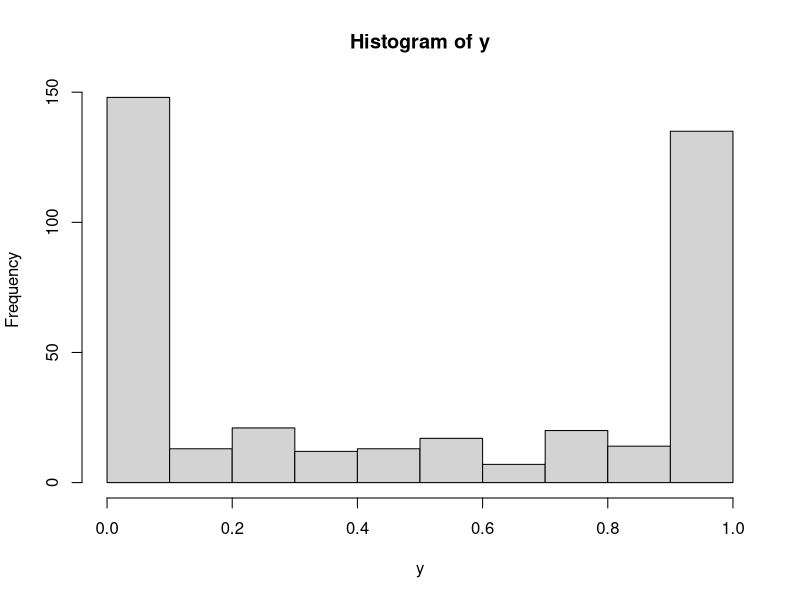
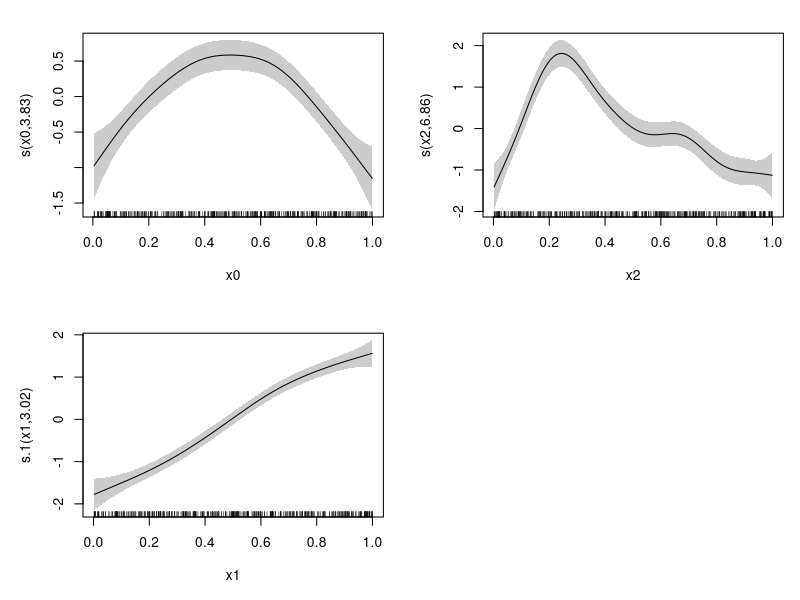
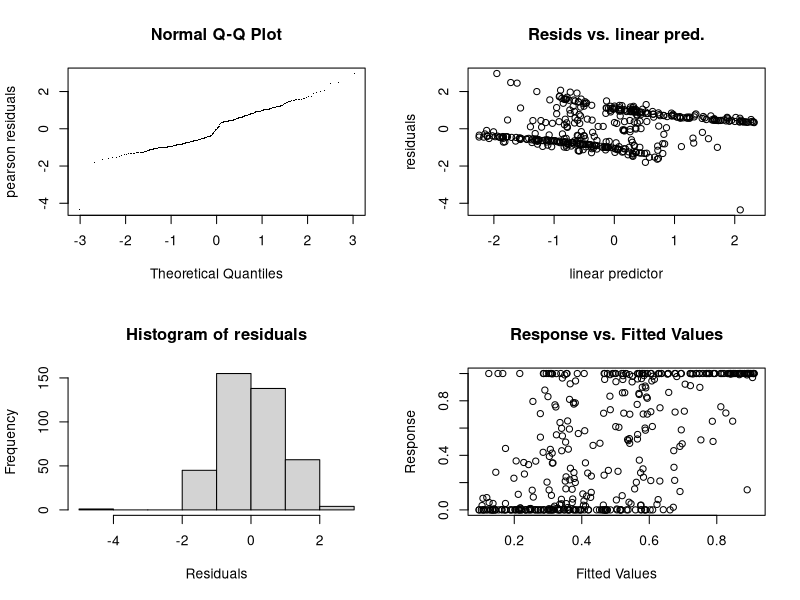

Recreate these plots in R, in order.
## attempt at a beta gamlss family, partiallyy using auto-generated derivative pipeline, for
## michael.noonan@ubc.ca, stefano.mezzini@ubc.ca, rekhamarcus@gmail.com
## (c) Simon N. Wood 2023

betals <- function(link=list("identity","identity"),eps=.Machine$double.eps*1000) {
## General family for beta location scale model...
## First linear predictor gives logit of mean, mu.
## Second linear predictor gives logiy of phi, where var(y) = phi(1-mu)*mu
## For beta, phi is bounded between 0 and 1.
## The usual beta distribution parameters are
## a = mu(1/phi-1) and b = (1-mu)(1/phi-1).
## NOTE: null deviance STILL MISSING
## 1. get derivatives wrt mu, rho and xi.
## 2. get required link derivatives and tri indices.
## 3. transform derivs to derivs wrt eta (gamlss.etamu).
## 4. get the grad and Hessian etc for the model
##    via a call to gamlss.gH  
  
  ## first deal with links and their derivatives...
  if (length(link)!=2) stop("betals requires 2 links specified as character strings")
  okLinks <- list("identity", "identity")
  stats <- list()
  for (i in 1:2) {
    if (link[[i]] %in% okLinks[[i]]) stats[[i]] <- make.link(link[[i]]) else 
    stop(link[[i]]," link not available for betals")
    fam <- structure(list(link=link[[i]],canonical="none",linkfun=stats[[i]]$linkfun,
           mu.eta=stats[[i]]$mu.eta),
           class="family")
    fam <- fix.family.link(fam)
    stats[[i]]$d2link <- fam$d2link
    stats[[i]]$d3link <- fam$d3link
    stats[[i]]$d4link <- fam$d4link
  }

  eval(parse(text=paste("preinitialize <- function(G) { eps <-",
  eps,";y <- G$y;y[y >= 1-eps] <- 1 - eps;y[y<= eps] <- eps; return(list(y=y));}")))
      
  

  eval(parse(text=paste("residuals <- function(object,type=c(\"deviance\",\"pearson\",\"response\")) {\n",
      "mu <- object$fitted[,1]; phi <- object$fitted[,2];\n",
      "y <- object$y; type <- match.arg(type)\n",
      "if (type==\"deviance\") { a <- mu*(1/phi-1); b <- (1-mu)*(1/phi-1);\n",
      "mode <- rep(0.5,length(a)); ii <- a>1 & b>1;\n mode[ii] <- (a[ii]-1)/(a[ii]+b[ii]-2);\n",
      "mode[a<=1 & b>1] <-", eps,"; mode[b<=1 & a>1] <-",1-eps,";\n",
      "rsd <- 2*(dbeta(mode,a,b,log=TRUE) - dbeta(y,a,b,log=TRUE))*sign(y-mu)\n",
      "} else if (type==\"pearson\") {\n",
      "sd <- sqrt(phi*mu*(1-mu));rsd <- (y-mu)/sd\n",
      "} else { rsd <- y-mu };\n",
      "rsd } ## betals residuals")))

   predict <- function(family,se=FALSE,eta=NULL,y=NULL,X=NULL,
                beta=NULL,off=NULL,Vb=NULL) {
  ## optional function to give predicted values - idea is that 
  ## predict.gam(...,type="response") will use this, and that
  ## either eta will be provided, or {X, beta, off, Vb}. family$data
  ## contains any family specific extra information. 
  ## if se = FALSE returns one item list containing matrix otherwise 
  ## list of two matrices "fit" and "se.fit"... 

    if (is.null(eta)) {
      discrete <- is.list(X) 
      lpi <- attr(X,"lpi") 
      if (is.null(lpi)) {
        lpi <- list(1:ncol(X))
      }
      nobs <- if (discrete) nrow(X$kd) else nrow(X)
      eta <- matrix(0,nobs,2)
      ve <- matrix(0,nobs,2) ## variance of eta 
      for (i in 1:2) {
        if (discrete) {
	  eta[,i] <- Xbd(X$Xd,beta,k=X$kd,ks=X$ks,ts=X$ts,dt=X$dt,v=X$v,qc=X$qc,drop=X$drop,lt=X$lpid[[i]])
        } else {
          Xi <- X[,lpi[[i]],drop=FALSE]
          eta[,i] <- Xi%*%beta[lpi[[i]]] ## ith linear predictor
        } 
        if (!is.null(off[[i]])) eta[,i] <- eta[,i] + off[[i]]
        if (se) ve[,i] <- if (discrete) diagXVXd(X$Xd,Vb,k=X$kd,ks=X$ks,ts=X$ts,dt=X$dt,v=X$v,qc=X$qc,drop=X$drop,nthreads=1,lt=X$lpid[[i]]) else
	                  drop(pmax(0,rowSums((Xi%*%Vb[lpi[[i]],lpi[[i]]])*Xi)))
      }
    } else { 
      se <- FALSE
    }
    bino <- binomial()
    bino$linkinv -> logis
    gamma <- cbind(logis(eta[,1]),logis(eta[,2]))
   
    if (se) { ## need to loop to find se of probabilities...
      mu.eta <- bino$mu.eta
      vp <- gamma
      vp[,1] <- sqrt(ve[,1])*abs(mu.eta(eta[,1]))
      vp[,2] <- sqrt(ve[,2])*abs(mu.eta(eta[,2]))
      return(list(fit=gamma,se.fit=vp))
    } ## if se
    list(fit=gamma)
  } ## betals predict


  postproc <- expression({
    ## code to evaluate in estimate.gam, to evaluate null deviance
    object$fitted <- binomial()$linkinv(object$fitted) ## put on mean and phi scale
    object$null.deviance <- NA
    
  })

  ncv <- function(X,y,wt,nei,beta,family,llf,H=NULL,Hi=NULL,R=NULL,offset=NULL,dH=NULL,db=NULL,deriv=FALSE,nt=1) {
    gamlss.ncv(X,y,wt,nei,beta,family,llf,H=H,Hi=Hi,R=R,offset=offset,dH=dH,db=db,deriv=deriv,nt=nt)
  } ## ncv 

  ll <- function(y,X,coef,wt,family,offset=NULL,deriv=0,d1b=0,d2b=0,Hp=NULL,rank=0,fh=NULL,D=NULL) {
  ## function defining the gamlss beta model log lik. 
  ## deriv: 0 - eval
  ##        1 - grad and Hess
  ##        2 - diagonal of first deriv of Hess
  ##        3 - first deriv of Hess
  ##        4 - everything.
    jj <- attr(X,"lpi") ## extract linear predictor index
    eta <- X[,jj[[1]],drop=FALSE]%*%coef[jj[[1]]]
    m <- family$linfo[[1]]$linkinv(eta) ## mean
    etav <- X[,jj[[2]],drop=FALSE]%*%coef[jj[[2]]] ## log sigma
    v <- family$linfo[[2]]$linkinv(etav) ## log sigma
   
    n <- length(y)
    l1 <- matrix(0,n,2)
    
    ## note that the derivative code is largely auto-generated, and
    ## auto-simplified. Optimized Maxima derivs exported as Maxima
    ## code, translated to R code in R, then processed in R to
    ## remove redundant auxiliary variables and their definitions.
    gamma3 <- function(x) psigamma(x,deriv=2);
    gamma4 <- function(x) psigamma(x,deriv=3);
    em1 <- exp(m)+1
    emv <- exp(m-v)
    aa1 <- 1/em1;
    aa2 <- aa1*emv;
    aa3 <- exp(-v);
    aa4 <- aa1*aa3;
    logy <- log(y);log1y <- log(1-y)
    l0 <-  (aa2-1)*logy+(aa4-1)*log1y - lgamma(aa4) + lgamma(aa3) - lgamma(aa2);
    l <- sum(l0)
    if (deriv>0) {
      ## first derivatives m, v...
      bb1 <- em1;
      bb2 <- 1/bb1;
      bb3 <- -v;
      bb4 <- exp(bb3+m);
      bb5 <- bb2*bb4;
      bb6 <- 1/bb1^2;
      bb7 <- bb5-bb6*exp(bb3+2*m);
      dgabb5 <- -digamma(bb5)
      l1[,1]  <-  bb7*logy-bb6*bb4*log1y + bb6*bb4*digamma(bb2/exp(v))+bb7*dgabb5;
      cc2 <- emv;
      dgaaa3 <- -digamma(aa3)
      l1[,2]  <-  (-aa1*cc2*logy)-aa1*aa3*log1y + aa1*aa3*digamma(aa1*aa3)+aa3*dgaaa3 +
                   aa1*cc2*digamma(aa1*cc2);

      ## the second derivatives mm mv vv
    
      l2 <- matrix(0,n,3)
      dd07 <- 2*m;
      dd08 <- exp(bb3+dd07);
      dd09 <- 1/bb1^3;
      dd10 <- 2*dd09*exp(bb3+3*m)-3*bb6*dd08+bb5;
      dd11 <- bb2/exp(v);
      dd12 <- -digamma(dd11);
      dd13 <- log1y;
      tgadd11 <- -trigamma(dd11)
      tgabb5 <- -trigamma(bb5)
      l2[,1]  <-  dd10*logy+2*dd09*dd08*dd13-bb6*bb4*dd13+(exp(dd07-2*v)*tgadd11)/bb1^4+
                  2*dd09*dd08*dd12-bb6*bb4*dd12+(bb5-bb6*dd08)^2*tgabb5+dd10*dgabb5;
      ee6 <- exp(bb3+2*m);
      ee7 <- bb6*ee6-bb2*bb4;
      l2[,2]  <-  ee7*logy+bb6*bb4*log1y+(exp(m-2*v)*tgadd11)/bb1^3+bb6*bb4*dd12-
                  bb2*bb4*(bb5-bb6*ee6)*tgabb5+ee7*dgabb5;
      ff4 <- bb2*cc2;
      ff7 <- exp(-2*v);
      ff8 <- bb2*aa3;
      tgaff8 <- -trigamma(ff8)
      dgaff8 <- -digamma(ff8)
      tgaaa3 <- -trigamma(aa3)
      tgaff4 <- -trigamma(ff4)
      dgaff4 <- -digamma(ff4)
      l2[,3]  <-  bb2*cc2*logy+bb2*aa3*log1y+bb6*ff7*tgaff8+bb2*aa3*dgaff8-
                  ff7*tgaaa3-aa3*dgaaa3+bb6*exp(2*m-2*v)*tgaff4+bb2*cc2*dgaff4;
      ## need some link derivatives for derivative transform
      ig1 <- cbind(family$linfo[[1]]$mu.eta(eta),family$linfo[[2]]$mu.eta(etav))
      g2 <- cbind(family$linfo[[1]]$d2link(m),family$linfo[[2]]$d2link(v))
    } ## if (deriv>0)
 
    l3 <- l4 <- g3 <- g4 <- 0 ## defaults

    if (deriv>1) {
      ## the third derivatives
      ## order mmm mmv mvv vvv 
      l3 <- matrix(0,n,4)
      gg10 <- 3*m;
      gg11 <- exp(bb3+gg10);
      gg12 <- 1/bb1^4;
      gg13 <- (-6*gg12*exp(bb3+4*m))+12*dd09*gg11-7*bb6*dd08+bb5;
      gg14 <- bb5-bb6*dd08;
      gg17 <- -2*v;
      gg18 <- tgadd11;
      g3add11 <- -gamma3(dd11)
      g3abb5 <- -gamma3(bb5)
      l3[,1]  <-  gg13*logy-6*gg12*gg11*dd13+6*dd09*dd08*dd13-bb6*bb4*dd13-
              (exp(gg10-3*v)*g3add11)/bb1^6-(6*exp(gg17+gg10)*gg18)/bb1^5+
	      3*gg12*exp(gg17+dd07)*gg18-6*gg12*gg11*dd12+6*dd09*dd08*dd12-
	      bb6*bb4*dd12+gg14^3*g3abb5+3*gg14*(2*dd09*gg11-3*bb6*dd08+bb5)*tgabb5+gg13*dgabb5;
      hh05 <- -bb2*bb4;
      hh10 <- exp(bb3+3*m);
      hh11 <- (-2*dd09*hh10)+3*bb6*dd08+hh05;
      hh14 <- tgabb5;
      l3[,2]  <-  hh11*logy-2*dd09*dd08*dd13+bb6*bb4*dd13-(exp(dd07-3*v)*g3add11)/bb1^5-
         (4*exp(gg17+dd07)*gg18)/bb1^4+dd09*exp(gg17+m)*gg18-2*dd09*dd08*dd12+
	 bb6*bb4*dd12-bb2*bb4*gg14^2*g3abb5-bb2*bb4*(2*dd09*hh10-3*bb6*dd08+bb5)*hh14+
	 2*gg14*(bb6*dd08+hh05)*hh14+hh11*dgabb5;
      l3[,3]  <-  gg14*log(y)-bb6*bb4*log(1-y)-(exp(m-3*v)*g3add11)/bb1^4-
         (3*exp(gg17+m)*tgadd11)/bb1^3-bb6*bb4*dd12+bb6*exp(gg17+dd07)*gg14*g3abb5-
	 2*bb2*bb4*(bb6*dd08-bb2*bb4)*hh14+bb2*bb4*gg14*hh14+gg14*dgabb5;
      jj09 <- exp(-3*v);
      g3aff8 <- -gamma3(ff8)
      g3aaa3 <- -gamma3(aa3)
      g3aff4 <- -gamma3(ff4)
      l3[,4]  <-  (-bb2*cc2*logy)-bb2*aa3*log1y-dd09*jj09*g3aff8-3*bb6*ff7*tgaff8-
         bb2*aa3*dgaff8+jj09*g3aaa3+3*ff7*tgaaa3+aa3*dgaaa3-dd09*exp(3*m-3*v)*g3aff4-
	 3*bb6*exp(2*m-2*v)*tgaff4-bb2*cc2*dgaff4;

      g3 <- cbind(family$linfo[[1]]$d3link(m),family$linfo[[2]]$d3link(v))
    }

    if (deriv>3) {
      ## the fourth derivatives
      ## mmmm mmmv mmvv mvvv vvvv
      l4 <- matrix(0,n,5)
      kk13 <- 4*m;
      kk14 <- exp(bb3+kk13);
      kk15 <- 1/bb1^5;
      kk16 <- 24*kk15*exp(bb3+5*m)-60*gg12*kk14+50*dd09*gg11-15*bb6*dd08+bb5;
      kk17 <- 2*dd09*gg11-3*bb6*dd08+bb5;
      kk24 <- 1/bb1^6;
      kk25 <- -3*v;
      kk26 <- g3add11;
      g4add11 <- -gamma4(dd11)
      g4abb5 <- -gamma4(bb5)
      l4[,1]  <-  kk16*logy+24*kk15*kk14*dd13-36*gg12*gg11*dd13+14*dd09*dd08*dd13-
      bb6*bb4*dd13+(exp(kk13-4*v)*g4add11)/bb1^8+(12*exp(kk25+kk13)*kk26)/bb1^7-
      6*kk24*exp(kk25+gg10)*kk26+36*kk24*exp(gg17+kk13)*gg18-36*kk15*exp(gg17+gg10)*gg18+
      7*gg12*exp(gg17+dd07)*gg18+24*kk15*kk14*dd12-36*gg12*gg11*dd12+14*dd09*dd08*dd12-
      bb6*bb4*dd12+gg14^4*g4abb5+6*gg14^2*kk17*g3abb5+4*gg14*((-6*gg12*kk14)+12*dd09*gg11-
      7*bb6*dd08+bb5)*hh14+3*kk17^2*hh14+kk16*dgabb5;
      ll13 <- exp(bb3+4*m);
      ll14 <- 6*gg12*ll13-12*dd09*gg11+7*bb6*dd08+hh05;
      ll18 <- bb6*dd08+hh05;
      ll20 <- g3abb5;
      l4[,2]  <-  ll14*logy+6*gg12*gg11*dd13-6*dd09*dd08*dd13+bb6*bb4*dd13+
      (exp(gg10-4*v)*g4add11)/bb1^7+(9*exp(kk25+gg10)*kk26)/bb1^6-3*kk15*exp(kk25+dd07)*kk26+
      18*kk15*exp(gg17+gg10)*gg18-12*gg12*exp(gg17+dd07)*gg18+dd09*exp(gg17+m)*gg18+
      6*gg12*gg11*dd12-6*dd09*dd08*dd12+bb6*bb4*dd12-bb2*bb4*gg14^3*g4abb5-
      3*bb2*bb4*gg14*kk17*ll20+3*gg14^2*ll18*ll20-bb2*bb4*((-6*gg12*ll13)+12*dd09*gg11-
      7*bb6*dd08+bb5)*hh14+3*ll18*kk17*hh14+3*gg14*((-2*dd09*gg11)+3*bb6*dd08+hh05)*hh14+ll14*dgabb5;
      mm11 <- 2*dd09*hh10-3*bb6*dd08+bb5; 
      mm13 <- gg14^2;
      mm19 <- exp(gg17+dd07);
      l4[,3] <-  mm11*logy+2*dd09*dd08*dd13-bb6*bb4*dd13+(exp(dd07-4*v)*g4add11)/bb1^6+
      (7*exp(kk25+dd07)*kk26)/bb1^5-gg12*exp(kk25+m)*kk26+10*gg12*mm19*gg18-
      3*dd09*exp(gg17+m)*gg18+2*dd09*dd08*dd12-bb6*bb4*dd12+bb6*mm19*mm13*g4abb5+
      bb6*mm19*mm11*ll20+bb2*bb4*mm13*ll20-4*bb2*bb4*gg14*ll18*ll20+bb2*bb4*mm11*hh14-
      2*bb2*bb4*((-2*dd09*hh10)+3*bb6*dd08+hh05)*hh14+2*ll18^2*hh14+2*mm13*hh14+mm11*dgabb5;
      nn08 <- bb6*dd08-bb2*bb4;
      l4[,4]  <-  nn08*logy+bb6*bb4*log1y+(exp(m-4*v)*g4add11)/bb1^5+
      (6*exp(kk25+m)*g3add11)/bb1^4+7*dd09*exp(gg17+m)*tgadd11+bb6*bb4*dd12-
      dd09*exp(kk25+3*m)*gg14*g4abb5+3*bb6*mm19*nn08*ll20-3*bb6*mm19*gg14*ll20+
      3*bb2*bb4*nn08*hh14-4*bb2*bb4*gg14*hh14+nn08*dgabb5;
      oo11 <- exp(-4*v);
      l4[,5]  <-  bb2*cc2*logy+bb2*aa3*log1y - gg12*oo11*gamma4(ff8)+6*dd09*jj09*g3aff8+
      7*bb6*ff7*tgaff8+bb2*aa3*dgaff8 + oo11*gamma4(aa3)-6*jj09*g3aaa3-7*ff7*tgaaa3-
      aa3*dgaaa3 - gg12*exp(4*m-4*v)*gamma4(ff4)+6*dd09*exp(3*m-3*v)*g3aff4+
      7*bb6*exp(2*m-2*v)*tgaff4+bb2*cc2*dgaff4;

      g4 <- cbind(family$linfo[[1]]$d4link(m),family$linfo[[2]]$d4link(v))
    }
    if (deriv) {
      i2 <- family$tri$i2; i3 <- family$tri$i3
      i4 <- family$tri$i4
   
      ## transform derivates w.r.t. mu to derivatives w.r.t. eta...
      de <- mgcv:::gamlss.etamu(l1,l2,l3,l4,ig1,g2,g3,g4,i2,i3,i4,deriv-1)

      ## get the gradient and Hessian...
      ret <- mgcv:::gamlss.gH(X,jj,de$l1,de$l2,i2,l3=de$l3,i3=i3,l4=de$l4,i4=i4,
                      d1b=d1b,d2b=d2b,deriv=deriv-1,fh=fh,D=D) 
    } else ret <- list()
    ret$l0 <- l0;ret$l <- l; ret
  } ## end ll betals

  sandwich <- function(y,X,coef,wt,family,offset=NULL) {
  ## compute filling for sandwich estimate of cov matrix
    ll(y,X,coef,wt,family,offset=NULL,deriv=1,sandwich=TRUE)$lbb
  }

 
  initialize <- expression({
  ## start out with mean given by least squres fit to logit(y)
  ## where y pre-initialized to never be quite 0 or 1.
  ## phi initially 0.5.
      n <- rep(1, nobs)
      ## should E be used unscaled or not?..
      use.unscaled <- if (!is.null(attr(E,"use.unscaled"))) TRUE else FALSE
      if (is.null(start)) {
        jj <- attr(x,"lpi")
        start <- rep(0,ncol(x))
        yt1 <- y #binomial()$linkfun(y) ## y preinitialized to have no actual 0s or 1s
        x1 <- x[,jj[[1]],drop=FALSE]
        e1 <- E[,jj[[1]],drop=FALSE] ## square root of total penalty
        if (use.unscaled) {
          qrx <- qr(rbind(x1,e1))
          x1 <- rbind(x1,e1)
          startji <- qr.coef(qr(x1),c(yt1,rep(0,nrow(E))))
          startji[!is.finite(startji)] <- 0       
        } else startji <- pen.reg(x1,e1,yt1)
        start[jj[[1]]] <- startji
        ## initialization sets phi=.5 initially
      }
  }) ## initialize Betals

  structure(list(family="betals",ll=ll,link=paste(link),nlp=2,ncv=ncv,sandwich=sandwich,predict=predict,
    tri = mgcv:::trind.generator(2), ## symmetric indices for accessing derivative arrays
    initialize=initialize,postproc=postproc,residuals=residuals,preinitialize=preinitialize,
    linfo = stats, ## link information list
    d2link=1,d3link=1,d4link=1, ## signals to fix.family.link that all done    
    ls=1, ## signals that ls not needed here
    available.derivs = 2 ## can use full Newton here
    ),class = c("general.family","extended.family","family"))
} ## end betals


library(mgcv)
f0 <- function(x) 2 * sin(pi * x)
f1 <- function(x) exp(2 * x)
f2 <- function(x) 0.2 * x^11 * (10 * (1 - x))^6 + 10 * 
            (10 * x)^3 * (1 - x)^10
n <- 400
x0 <- runif(n, 0, 1)
x1 <- runif(n, 0, 1)
x2 <- runif(n, 0, 1)

mu <- binomial()$linkinv(f0(x0)+f2(x2)/2-3)
phi <- binomial()$linkinv(f1(x1)-2)
a <- mu*(1/phi-1); b <- (1-mu)*(1/phi-1)
#a <- .5; b <- .5
y <- rbeta(n,a,b)
hist(y)
dat <- data.frame(y=y,x0=x0,x1=x1,x2=x2)

#m0 <- gam(list(y~1,~1),family=betals(),data=dat)

m1 <- gam(list(y~s(x0)+s(x2),~s(x1)),family=betals(),data=dat)
plot(m1,pages=1,scale=0,scheme=1)

gam.check(m1,type="pearson")

